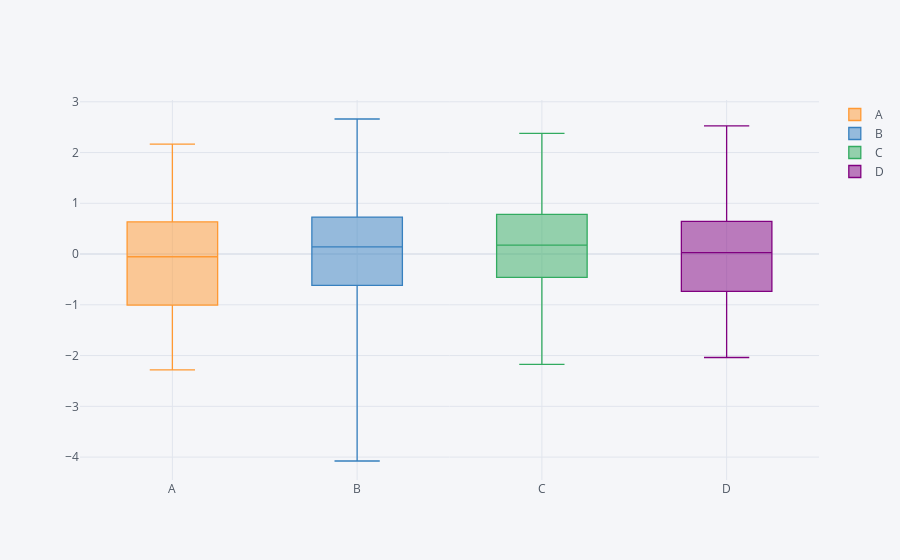

This figure's notebook cell:
### Markdown cell above
### iii. Boxplots

### Code cell
df1.iplot(kind='box')
